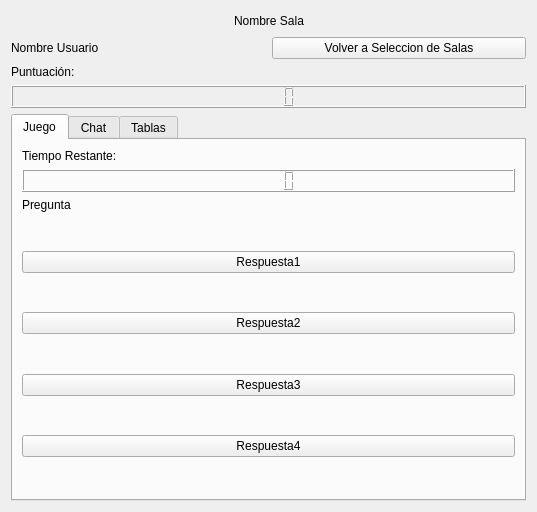
<?xml version="1.0" encoding="UTF-8"?>
<ui version="4.0">
 <class>Form</class>
 <widget class="QWidget" name="Form">
  <property name="geometry">
   <rect>
    <x>0</x>
    <y>0</y>
    <width>537</width>
    <height>512</height>
   </rect>
  </property>
  <property name="windowTitle">
   <string>Form</string>
  </property>
  <layout class="QVBoxLayout" name="verticalLayout_6">
   <item>
    <layout class="QHBoxLayout" name="horizontalLayout_8">
     <item>
      <spacer name="horizontalSpacer">
       <property name="orientation">
        <enum>Qt::Horizontal</enum>
       </property>
       <property name="sizeHint" stdset="0">
        <size>
         <width>40</width>
         <height>20</height>
        </size>
       </property>
      </spacer>
     </item>
     <item>
      <widget class="QLabel" name="nombre_sala">
       <property name="text">
        <string>Nombre Sala</string>
       </property>
      </widget>
     </item>
     <item>
      <spacer name="horizontalSpacer_2">
       <property name="orientation">
        <enum>Qt::Horizontal</enum>
       </property>
       <property name="sizeHint" stdset="0">
        <size>
         <width>40</width>
         <height>20</height>
        </size>
       </property>
      </spacer>
     </item>
    </layout>
   </item>
   <item>
    <layout class="QHBoxLayout" name="horizontalLayout_3">
     <item>
      <widget class="QLabel" name="nombre_usuario">
       <property name="text">
        <string>Nombre Usuario</string>
       </property>
      </widget>
     </item>
     <item>
      <widget class="QPushButton" name="volver_salas">
       <property name="text">
        <string>Volver a Seleccion de Salas</string>
       </property>
      </widget>
     </item>
    </layout>
   </item>
   <item>
    <widget class="QLabel" name="label_2">
     <property name="text">
      <string>Puntuación:</string>
     </property>
    </widget>
   </item>
   <item>
    <widget class="QLCDNumber" name="puntuacion"/>
   </item>
   <item>
    <widget class="QTabWidget" name="tabWidget">
     <property name="currentIndex">
      <number>0</number>
     </property>
     <widget class="QWidget" name="tab_juego">
      <attribute name="title">
       <string>Juego</string>
      </attribute>
      <layout class="QVBoxLayout" name="verticalLayout_4">
       <item>
        <layout class="QVBoxLayout" name="verticalLayout_3">
         <property name="leftMargin">
          <number>0</number>
         </property>
         <property name="rightMargin">
          <number>0</number>
         </property>
         <property name="bottomMargin">
          <number>0</number>
         </property>
         <item>
          <widget class="QLabel" name="label">
           <property name="text">
            <string>Tiempo Restante:</string>
           </property>
          </widget>
         </item>
         <item>
          <widget class="QLCDNumber" name="contador_tiempo"/>
         </item>
         <item>
          <widget class="QLabel" name="pregunta">
           <property name="text">
            <string>Pregunta</string>
           </property>
          </widget>
         </item>
         <item>
          <spacer name="verticalSpacer_6">
           <property name="orientation">
            <enum>Qt::Vertical</enum>
           </property>
           <property name="sizeHint" stdset="0">
            <size>
             <width>20</width>
             <height>40</height>
            </size>
           </property>
          </spacer>
         </item>
         <item>
          <layout class="QHBoxLayout" name="horizontalLayout_4">
           <item>
            <widget class="QPushButton" name="respuesta1">
             <property name="text">
              <string>Respuesta1</string>
             </property>
            </widget>
           </item>
          </layout>
         </item>
         <item>
          <spacer name="verticalSpacer_2">
           <property name="orientation">
            <enum>Qt::Vertical</enum>
           </property>
           <property name="sizeHint" stdset="0">
            <size>
             <width>20</width>
             <height>40</height>
            </size>
           </property>
          </spacer>
         </item>
         <item>
          <layout class="QHBoxLayout" name="horizontalLayout_5">
           <item>
            <widget class="QPushButton" name="respuesta2">
             <property name="text">
              <string>Respuesta2</string>
             </property>
            </widget>
           </item>
          </layout>
         </item>
         <item>
          <spacer name="verticalSpacer_4">
           <property name="orientation">
            <enum>Qt::Vertical</enum>
           </property>
           <property name="sizeHint" stdset="0">
            <size>
             <width>20</width>
             <height>40</height>
            </size>
           </property>
          </spacer>
         </item>
         <item>
          <layout class="QHBoxLayout" name="horizontalLayout_6">
           <item>
            <widget class="QPushButton" name="respuesta3">
             <property name="text">
              <string>Respuesta3</string>
             </property>
            </widget>
           </item>
          </layout>
         </item>
         <item>
          <spacer name="verticalSpacer_3">
           <property name="orientation">
            <enum>Qt::Vertical</enum>
           </property>
           <property name="sizeHint" stdset="0">
            <size>
             <width>20</width>
             <height>40</height>
            </size>
           </property>
          </spacer>
         </item>
         <item>
          <layout class="QHBoxLayout" name="horizontalLayout_7">
           <item>
            <widget class="QPushButton" name="respuesta4">
             <property name="text">
              <string>Respuesta4</string>
             </property>
            </widget>
           </item>
          </layout>
         </item>
         <item>
          <spacer name="verticalSpacer_5">
           <property name="orientation">
            <enum>Qt::Vertical</enum>
           </property>
           <property name="sizeHint" stdset="0">
            <size>
             <width>20</width>
             <height>40</height>
            </size>
           </property>
          </spacer>
         </item>
        </layout>
       </item>
      </layout>
     </widget>
     <widget class="QWidget" name="tab_chat">
      <attribute name="title">
       <string>Chat</string>
      </attribute>
      <layout class="QVBoxLayout" name="verticalLayout_5">
       <item>
        <widget class="QTextEdit" name="chat_sala">
         <property name="readOnly">
          <bool>true</bool>
         </property>
         <property name="html">
          <string>&lt;!DOCTYPE HTML PUBLIC &quot;-//W3C//DTD HTML 4.0//EN&quot; &quot;http://www.w3.org/TR/REC-html40/strict.dtd&quot;&gt;
&lt;html&gt;&lt;head&gt;&lt;meta name=&quot;qrichtext&quot; content=&quot;1&quot; /&gt;&lt;style type=&quot;text/css&quot;&gt;
p, li { white-space: pre-wrap; }
&lt;/style&gt;&lt;/head&gt;&lt;body style=&quot; font-family:'Ubuntu'; font-size:11pt; font-weight:400; font-style:normal;&quot;&gt;
&lt;p style=&quot;-qt-paragraph-type:empty; margin-top:0px; margin-bottom:0px; margin-left:0px; margin-right:0px; -qt-block-indent:0; text-indent:0px;&quot;&gt;&lt;br /&gt;&lt;/p&gt;
&lt;p style=&quot;-qt-paragraph-type:empty; margin-top:0px; margin-bottom:0px; margin-left:0px; margin-right:0px; -qt-block-indent:0; text-indent:0px;&quot;&gt;&lt;br /&gt;&lt;/p&gt;&lt;/body&gt;&lt;/html&gt;</string>
         </property>
        </widget>
       </item>
       <item>
        <layout class="QHBoxLayout" name="horizontalLayout">
         <item>
          <widget class="QLineEdit" name="mensaje_chat">
           <property name="readOnly">
            <bool>false</bool>
           </property>
          </widget>
         </item>
         <item>
          <widget class="QPushButton" name="enviar">
           <property name="text">
            <string>Enviar</string>
           </property>
          </widget>
         </item>
        </layout>
       </item>
      </layout>
     </widget>
     <widget class="QWidget" name="tab_tablas">
      <attribute name="title">
       <string>Tablas</string>
      </attribute>
      <layout class="QGridLayout" name="gridLayout">
       <item row="0" column="0">
        <widget class="QLabel" name="label_4">
         <property name="text">
          <string>Tabla Tiempos</string>
         </property>
        </widget>
       </item>
       <item row="0" column="1">
        <widget class="QLabel" name="label_5">
         <property name="text">
          <string>Tabla Puntajes</string>
         </property>
        </widget>
       </item>
       <item row="1" column="0">
        <widget class="QTableView" name="tableView"/>
       </item>
       <item row="1" column="1">
        <widget class="QTableView" name="tableView_2"/>
       </item>
      </layout>
     </widget>
    </widget>
   </item>
  </layout>
 </widget>
 <resources/>
 <connections/>
</ui>
